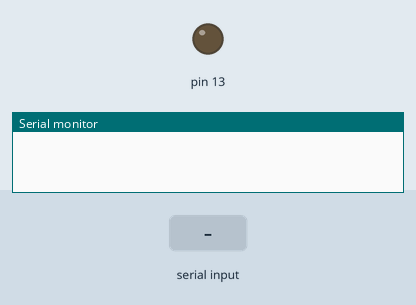
Simulated run of this sketch. Board: Arduino Mega 2560, built with avr-gcc and run on an emulated ATmega2560. On the bench: output pins drawn as LEDs (lit = HIGH), the last lines printed to the serial monitor. The test bench sets the inputs (shaded band).

Above: at 0.9 s.
1.0 s: "1" received over Serial
At 1.4 s:
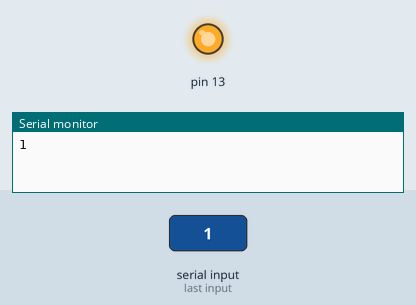
2.5 s: "0" received over Serial
At 3.7 s:
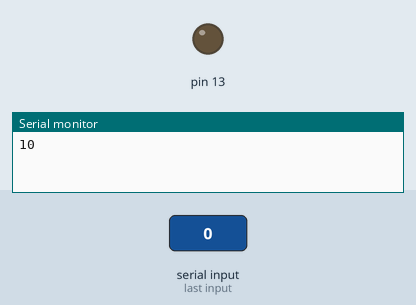
Timing chart, 0 to 5.5 s (numbered marks = the images above; inputs shaded):
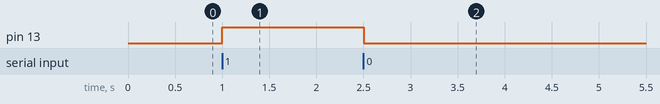

Measured:
- after the input at 1.0 s, pin 13: LOW → HIGH at once
- after the input at 2.5 s, pin 13: HIGH → LOW at once

The sketch:

blink_serial.ino
```cpp
//****************************************************************
//*  Name    : blink_serial                                      *
//*  Author  : Goldy Levi                                        *
//*  Date    : 19/03/18                                          *
//*  Version : 1.1                                               *
//*  Notes   : receives 0/1 through serial input and turns off/on *
//*            the LED                                           *
//****************************************************************

void setup() {
  Serial.begin(9600);
  pinMode(13, OUTPUT);
  while (Serial.available() == 0) {
    ; // wait for serial port to connect. Needed for native USB port only
  }
  Serial1.begin(9600);
}

void serialEvent()
{
   while(Serial.available())
   {
      int ch = Serial.read();
      Serial.write(ch);
      if (ch != -1) {
                  switch(ch) {
                        case '0':                // turn off D13 when receiving "0"
                        digitalWrite(13, 0);
                        break;
                        case '1':                // turn on D13 when receiving "1"
                        digitalWrite(13, 1);
                        break;
                  }
            }
   }
}
void loop() {
}
```
